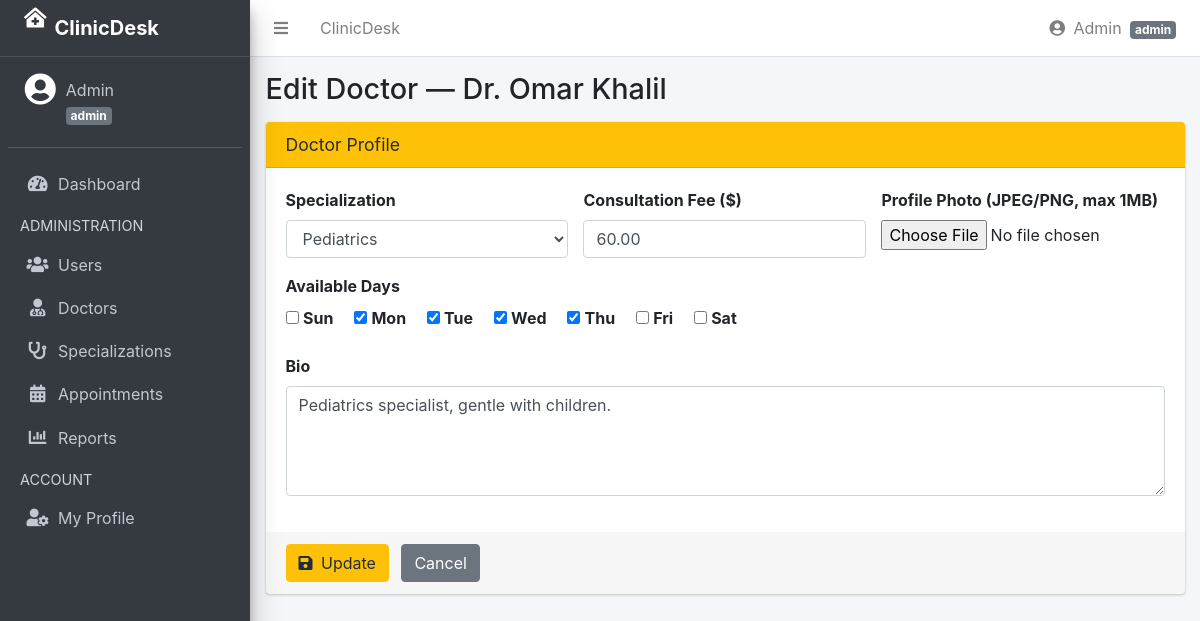
The app's page /index.php?page=doctors&action=edit&id=2 (signed in) with its own data.
### tables this page shows
CREATE TABLE IF NOT EXISTS doctors (
    id                INT UNSIGNED AUTO_INCREMENT PRIMARY KEY,
    user_id           INT UNSIGNED NOT NULL UNIQUE,
    specialization_id INT UNSIGNED NOT NULL,
    bio               TEXT          DEFAULT NULL,
    consultation_fee  DECIMAL(8,2)  NOT NULL DEFAULT 0.00,
    available_days    VARCHAR(50)   NOT NULL DEFAULT 'Sun,Mon,Tue,Wed,Thu',
    FOREIGN KEY (user_id)           REFERENCES users(id)           ON DELETE CASCADE,
    FOREIGN KEY (specialization_id) REFERENCES specializations(id) ON DELETE RESTRICT
);

CREATE TABLE IF NOT EXISTS users (
    id         INT UNSIGNED AUTO_INCREMENT PRIMARY KEY,
    name       VARCHAR(120)  NOT NULL,
    email      VARCHAR(180)  NOT NULL UNIQUE,
    password   VARCHAR(255)  NOT NULL,
    role       ENUM('admin','doctor','patient') NOT NULL DEFAULT 'patient',
    phone      VARCHAR(20)   DEFAULT NULL,
    avatar     VARCHAR(255)  DEFAULT NULL,
    is_active  TINYINT(1)    NOT NULL DEFAULT 1,
    created_at TIMESTAMP     NOT NULL DEFAULT CURRENT_TIMESTAMP
);

CREATE TABLE IF NOT EXISTS specializations (
    id   INT UNSIGNED AUTO_INCREMENT PRIMARY KEY,
    name VARCHAR(100) NOT NULL UNIQUE
);

### controllers/DoctorController.php (called while the page is built, shortened)
<?php
require_once __DIR__ . '/../core/helpers.php';
require_once __DIR__ . '/../models/DoctorModel.php';
require_once __DIR__ . '/../models/SpecializationModel.php';
class DoctorController {
    public function edit(): void {
        $id = (int) ($_GET['id'] ?? 0);
        $model  = new DoctorModel();
        $doctor = $model->findById($id);
        $specs     = (new SpecializationModel())->getAll();
        require_once __DIR__ . '/../views/doctors/edit.php';
    }
}

### index.php (called while the page is built, shortened)
<?php
require_once __DIR__ . '/config/database.php';
require_once __DIR__ . '/core/Database.php';
require_once __DIR__ . '/core/helpers.php';
$action = $_GET['action'] ?? 'index';
$controller = new $controllerClass();
$actionMap = [
    'login'         => 'login',
    'login_post'    => 'handleLogin',
    'logout'        => 'handleLogout',
    'index'         => 'index',
    'create'        => 'create',
    'store'         => 'store',
    'edit'          => 'edit',
    'update'        => 'update',
    'toggle_active' => 'toggleActive',
    'profile'       => 'profile',
    'update_profile'=> 'updateProfile',
    'specializations'       => 'specializations',
    'add_specialization'    => 'addSpecialization',
    'delete_specialization' => 'deleteSpecialization',
    'book'          => 'book',
    'view'          => 'view',
    'update_status' => 'updateStatus',
    'cancel'        => 'cancel',
    'add'           => 'add',
    'download'      => 'download',
];
if ($action === '' || $action === 'index') {
    $method = 'index';
} else {
    $method = $actionMap[$action] ?? null;
}
try {
    $controller->$method();
} catch (RuntimeException $e) {
    error_log('Runtime error: ' . $e->getMessage());
    echo '<div style="background:#f8d7da;color:#721c24;padding:20px;font-family:sans-serif">
        <h3>Something went wrong</h3>
        <p>Please try again or contact the administrator.</p>
      </div>';
}

### core/Database.php (called while the page is built, shortened)
<?php
class Database {
    private static ?Database $instance = null;
    private mysqli $conn;
    private function __construct() {
        $this->conn = new mysqli(DB_HOST, DB_USER, DB_PASS, DB_NAME);
        $this->conn->set_charset(DB_CHARSET);
    }
    public static function getInstance(): Database {
        if (self::$instance === null) {
            self::$instance = new Database();
        }
        return self::$instance;
    }
    public function query(string $sql, string $types = '', array $params = []): mixed {
        $stmt = $this->conn->prepare($sql);
        if ($types !== '' && count($params) > 0) {
            $stmt->bind_param($types, ...$params);
        }
        $stmt->execute();
        $result = $stmt->get_result();
        if ($result instanceof mysqli_result) {
            return $result;
        }
        return $stmt->affected_rows >= 0;
    }
}

### models/BaseModel.php (called while the page is built, shortened)
<?php
require_once __DIR__ . '/../core/Database.php';
abstract class BaseModel {
    protected Database $db;
    public function __construct() {
        $this->db = Database::getInstance();
    }
    protected function execute(string $sql, string $types = '', array $params = []): mixed {
        return $this->db->query($sql, $types, $params);
    }
    protected function fetchAll(mixed $result): array {
        $rows = [];
        while ($row = $result->fetch_assoc()) {
            $rows[] = $row;
        }
        return $rows;
    }
    protected function fetchOne(mixed $result): ?array {
        return $result->fetch_assoc() ?: null;
    }
}

### models/DoctorModel.php (called while the page is built, shortened)
<?php
require_once __DIR__ . '/BaseModel.php';
class DoctorModel extends BaseModel {
    public function findById(int $doctorId): ?array {
        $result = $this->execute(
            'SELECT d.*, u.name, u.email, u.phone, u.avatar, s.name AS specialization_name
             FROM doctors d
             JOIN users u ON u.id = d.user_id
             JOIN specializations s ON s.id = d.specialization_id
             WHERE d.id = ? LIMIT 1',
            'i',
            [$doctorId]
        );
        return $this->fetchOne($result);
    }
}

### core/helpers.php (called while the page is built, shortened)
<?php
function e(string $value): string {
    return htmlspecialchars($value, ENT_QUOTES, 'UTF-8');
}
function url(string $page, string $action = '', array $extra = []): string {
    $params = ['page' => $page];
    if ($action !== '') $params['action'] = $action;
    $params = array_merge($params, $extra);
    return BASE_URL . '/index.php?' . http_build_query($params);
}

### models/SpecializationModel.php (called while the page is built, shortened)
<?php
require_once __DIR__ . '/BaseModel.php';
class SpecializationModel extends BaseModel {
    public function getAll(): array {
        $result = $this->execute('SELECT * FROM specializations ORDER BY name');
        return $this->fetchAll($result);
    }
}

### views/doctors/edit.php (the view, shortened to what this page needs)
<?php
require_once __DIR__ . '/../../core/helpers.php';
require_once __DIR__ . '/../../views/partials/header.php';
require_once __DIR__ . '/../../views/partials/navbar.php';
require_once __DIR__ . '/../../views/partials/sidebar.php';
$availDays = array_map('trim', explode(',', $doctor['available_days'] ?? ''));
?>
<div class="content-wrapper">
    <div class="content-header">
        <div class="container-fluid">
            <h1>Edit Doctor — <?= e($doctor['name']) ?></h1>
        </div>
    </div>
    <section class="content">
        <div class="container-fluid">
            <div class="card card-warning">
                <div class="card-header"><h3 class="card-title">Doctor Profile</h3></div>
                <form method="POST" action="<?= url('doctors','update') ?>" enctype="multipart/form-data">
                    <div class="card-body">
                        <div class="row">
                            <div class="col-md-4">
                                <div class="form-group">
                                    <label>Specialization</label>
                                    <select name="specialization_id" class="form-control" required>
                                        <?php foreach ($specs as $s): ?>
                                        <option value="<?= (int)$s['id'] ?>" <?= (int)$s['id'] === (int)$doctor['specialization_id'] ? 'selected' : '' ?>>
                                            <?= e($s['name']) ?>
                                        </option>
                                        <?php endforeach; ?>
                                    </select>
                                </div>
                            </div>
                            <div class="col-md-4">
                                <div class="form-group">
                                    <label>Consultation Fee ($)</label>
                                    <input type="number" name="consultation_fee" class="form-control" step="0.01"
                                           value="<?= number_format($doctor['consultation_fee'],2) ?>" required>
                                </div>
                            </div>
                            <div class="col-md-4">
                                <div class="form-group">
                                    <label>Profile Photo (JPEG/PNG, max 1MB)</label>
                                    <input type="file" name="photo" class="form-control-file" accept="image/*">
                                </div>
                            </div>
                        </div>
                        <div class="form-group">
                            <label>Available Days</label><br>
                            <?php foreach (['Sun','Mon','Tue','Wed','Thu','Fri','Sat'] as $day): ?>
                            <div class="icheck-primary d-inline mr-3">
                                <input type="checkbox" name="available_days[]" value="<?= $day ?>" id="day_<?= $day ?>"
                                       <?= in_array($day, $availDays) ? 'checked' : '' ?>>
                                <label for="day_<?= $day ?>"><?= $day ?></label>
                            </div>
                            <?php endforeach; ?>
                        </div>
                        <div class="form-group">
                            <label>Bio</label>
                            <textarea name="bio" class="form-control" rows="4"><?= e($doctor['bio']??'') ?></textarea>
                        </div>
                    </div>
                    <div class="card-footer">
                        <button type="submit" class="btn btn-warning"><i class="fas fa-save mr-1"></i> Update</button>
                        <a href="<?= url('doctors') ?>" class="btn btn-secondary ml-2">Cancel</a>
                    </div>
                </form>
            </div>
        </div>
    </section>
</div>
<?php require_once __DIR__ . '/../partials/footer.php'; ?>

### records on screen
doctors: user.name "Dr. Omar Khalil", specialization_id "Pediatrics", consultation_fee "60.00", available_days "☑", bio "Pediatrics specialist, gentle with children."

### other values on screen
APP_NAME "ClinicDesk"
$currentUser['name'] "Admin"
$role "admin"
$user['name'] "Admin"
$day "Sun"
$day "Mon"
$day "Tue"
$day "Wed"
$day "Thu"
$day "Fri"
$day "Sat"
